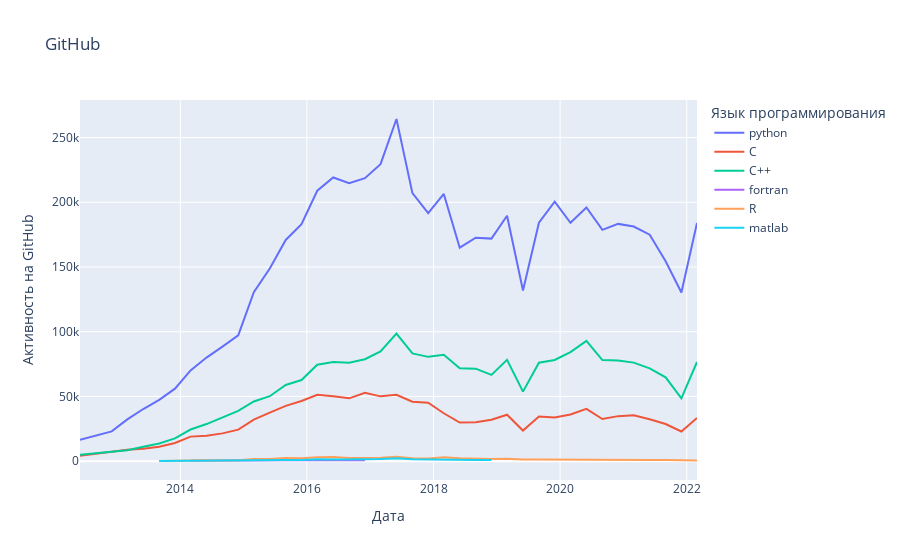

Notebook cell for this chart:
### Markdown cell above
Данные от [github](https://github.com/) показывают, что активность в репозиториях с `python` значительно превосходит любой другой популярный в науке язык программирования.

### Code cell
path = os.path.join(data_folder, "github.csv")
df = pd.read_csv(path, index_col="date")

fig = px.line(df, title="GitHub", labels={
    "value": "Активность на GitHub",
    "variable": "Язык программирования",
    "date": "Дата"
})
fig

### Figure 1 — Plotly figure (JSON) as saved in the notebook; plotly's stock layout.template omitted (floating-point values rounded to 4 significant figures)
{"data": [{"hovertemplate": "Язык программирования=python<br>Дата=%{x}<br>Активность на GitHub=%{y}<extra></extra>", "legendgroup": "python", "line": {"color": "#636efa", "dash": "solid"}, "marker": {"symbol": "circle"}, "mode": "lines", "name": "python", "orientation": "v", "showlegend": true, "type": "scatter", "x": ["2012-06-01", "2012-09-01", "2012-12-01", "2013-03-01", "2013-06-01", "2013-09-01", "2013-12-01", "2014-03-01", "2014-06-01", "2014-09-01", "2014-12-01", "2015-03-01", "2015-06-01", "2015-09-01", "2015-12-01", "2016-03-01", "2016-06-01", "2016-09-01", "2016-12-01", "2017-03-01", "2017-06-01", "2017-09-01", "2017-12-01", "2018-03-01", "2018-06-01", "2018-09-01", "2018-12-01", "2019-03-01", "2019-06-01", "2019-09-01", "2019-12-01", "2020-03-01", "2020-06-01", "2020-09-01", "2020-12-01", "2021-03-01", "2021-06-01", "2021-09-01", "2021-12-01", "2022-03-01"], "xaxis": "x", "y": [16557, 19538, 22988, 32238, 40260, 47380, 56006, 70108, 80016, 88466, 97203, 130483, 148792, 170900, 182989, 208898, 219173, 214755, 218637, 229442, 264327, 207040, 191596, 206444, 164917, 172595, 171912, 189576, 131829, 184191, 200388, 184172, 195956, 178689, 183282, 181210, 174933, 154465, 130338, 183994], "yaxis": "y"}, {"hovertemplate": "Язык программирования=C<br>Дата=%{x}<br>Активность на GitHub=%{y}<extra></extra>", "legendgroup": "C", "line": {"color": "#EF553B", "dash": "solid"}, "marker": {"symbol": "circle"}, "mode": "lines", "name": "C", "orientation": "v", "showlegend": true, "type": "scatter", "x": ["2012-06-01", "2012-09-01", "2012-12-01", "2013-03-01", "2013-06-01", "2013-09-01", "2013-12-01", "2014-03-01", "2014-06-01", "2014-09-01", "2014-12-01", "2015-03-01", "2015-06-01", "2015-09-01", "2015-12-01", "2016-03-01", "2016-06-01", "2016-09-01", "2016-12-01", "2017-03-01", "2017-06-01", "2017-09-01", "2017-12-01", "2018-03-01", "2018-06-01", "2018-09-01", "2018-12-01", "2019-03-01", "2019-06-01", "2019-09-01", "2019-12-01", "2020-03-01", "2020-06-01", "2020-09-01", "2020-12-01", "2021-03-01", "2021-06-01", "2021-09-01", "2021-12-01", "2022-03-01"], "xaxis": "x", "y": [4217, 5665, 7174, 8731, 9514, 11128, 14067, 18942, 19592, 21453, 24306, 32060, 37462, 42676, 46466, 51259, 50174, 48509, 52839, 50041, 51213, 45938, 45143, 36995, 29802, 30095, 32015, 35860, 23623, 34479, 33655, 36082, 40392, 32530, 34758, 35452, 32404, 28659, 22906, 33329], "yaxis": "y"}, {"hovertemplate": "Язык программирования=C++<br>Дата=%{x}<br>Активность на GitHub=%{y}<extra></extra>", "legendgroup": "C++", "line": {"color": "#00cc96", "dash": "solid"}, "marker": {"symbol": "circle"}, "mode": "lines", "name": "C++", "orientation": "v", "showlegend": true, "type": "scatter", "x": ["2012-06-01", "2012-09-01", "2012-12-01", "2013-03-01", "2013-06-01", "2013-09-01", "2013-12-01", "2014-03-01", "2014-06-01", "2014-09-01", "2014-12-01", "2015-03-01", "2015-06-01", "2015-09-01", "2015-12-01", "2016-03-01", "2016-06-01", "2016-09-01", "2016-12-01", "2017-03-01", "2017-06-01", "2017-09-01", "2017-12-01", "2018-03-01", "2018-06-01", "2018-09-01", "2018-12-01", "2019-03-01", "2019-06-01", "2019-09-01", "2019-12-01", "2020-03-01", "2020-06-01", "2020-09-01", "2020-12-01", "2021-03-01", "2021-06-01", "2021-09-01", "2021-12-01", "2022-03-01"], "xaxis": "x", "y": [4879, 5900, 6929, 8467, 11076, 13640, 17599, 24408, 28633, 33687, 38832, 46080, 50167, 58829, 62678, 74533, 76601, 76058, 78706, 84767, 98572, 83184, 80560, 82228, 71762, 71430, 66636, 78236, 53706, 76087, 78184, 84198, 92892, 78060, 77816, 76120, 71624, 64747, 48495, 76624], "yaxis": "y"}, {"hovertemplate": "Язык программирования=fortran<br>Дата=%{x}<br>Активность на GitHub=%{y}<extra></extra>", "legendgroup": "fortran", "line": {"color": "#ab63fa", "dash": "solid"}, "marker": {"symbol": "circle"}, "mode": "lines", "name": "fortran", "orientation": "v", "showlegend": true, "type": "scatter", "x": ["2012-06-01", "2012-09-01", "2012-12-01", "2013-03-01", "2013-06-01", "2013-09-01", "2013-12-01", "2014-03-01", "2014-06-01", "2014-09-01", "2014-12-01", "2015-03-01", "2015-06-01", "2015-09-01", "2015-12-01", "2016-03-01", "2016-06-01", "2016-09-01", "2016-12-01", "2017-03-01", "2017-06-01", "2017-09-01", "2017-12-01", "2018-03-01", "2018-06-01", "2018-09-01", "2018-12-01", "2019-03-01", "2019-06-01", "2019-09-01", "2019-12-01", "2020-03-01", "2020-06-01", "2020-09-01", "2020-12-01", "2021-03-01", "2021-06-01", "2021-09-01", "2021-12-01", "2022-03-01"], "xaxis": "x", "y": [null, null, null, null, null, 143, null, 211, 548, 553, 502, 655, 734, 514, 649, 859, 603, 891, 688, null, null, null, null, null, null, null, null, null, null, null, null, null, null, null, null, null, null, null, null, null], "yaxis": "y"}, {"hovertemplate": "Язык программирования=R<br>Дата=%{x}<br>Активность на GitHub=%{y}<extra></extra>", "legendgroup": "R", "line": {"color": "#FFA15A", "dash": "solid"}, "marker": {"symbol": "circle"}, "mode": "lines", "name": "R", "orientation": "v", "showlegend": true, "type": "scatter", "x": ["2012-06-01", "2012-09-01", "2012-12-01", "2013-03-01", "2013-06-01", "2013-09-01", "2013-12-01", "2014-03-01", "2014-06-01", "2014-09-01", "2014-12-01", "2015-03-01", "2015-06-01", "2015-09-01", "2015-12-01", "2016-03-01", "2016-06-01", "2016-09-01", "2016-12-01", "2017-03-01", "2017-06-01", "2017-09-01", "2017-12-01", "2018-03-01", "2018-06-01", "2018-09-01", "2018-12-01", "2019-03-01", "2019-06-01", "2019-09-01", "2019-12-01", "2020-03-01", "2020-06-01", "2020-09-01", "2020-12-01", "2021-03-01", "2021-06-01", "2021-09-01", "2021-12-01", "2022-03-01"], "xaxis": "x", "y": [null, null, null, 103, null, 157, 458, 382, 688, 541, 779, 1620, 1647, 2349, 2208, 3041, 3109, 2480, 2545, 2570, 3475, 2155, 1978, 2931, 2234, 1888, 1615, 1810, 1196, 1350, 1328, 1585, 1452, 999, 1036, 1018, 932, 838, 566, 505], "yaxis": "y"}, {"hovertemplate": "Язык программирования=matlab<br>Дата=%{x}<br>Активность на GitHub=%{y}<extra></extra>", "legendgroup": "matlab", "line": {"color": "#19d3f3", "dash": "solid"}, "marker": {"symbol": "circle"}, "mode": "lines", "name": "matlab", "orientation": "v", "showlegend": true, "type": "scatter", "x": ["2012-06-01", "2012-09-01", "2012-12-01", "2013-03-01", "2013-06-01", "2013-09-01", "2013-12-01", "2014-03-01", "2014-06-01", "2014-09-01", "2014-12-01", "2015-03-01", "2015-06-01", "2015-09-01", "2015-12-01", "2016-03-01", "2016-06-01", "2016-09-01", "2016-12-01", "2017-03-01", "2017-06-01", "2017-09-01", "2017-12-01", "2018-03-01", "2018-06-01", "2018-09-01", "2018-12-01", "2019-03-01", "2019-06-01", "2019-09-01", "2019-12-01", "2020-03-01", "2020-06-01", "2020-09-01", "2020-12-01", "2021-03-01", "2021-06-01", "2021-09-01", "2021-12-01", "2022-03-01"], "xaxis": "x", "y": [null, null, null, 156, null, 114, 136, 157, 353, 351, 557, 662, 822, 843, 916, 1442, 1340, 1143, 1458, 1590, 2176, 1453, 1205, 1226, 1130, 868, 837, null, null, null, null, null, null, null, null, null, null, null, null, null], "yaxis": "y"}], "layout": {"legend": {"title": {"text": "Язык программирования"}, "tracegroupgap": 0}, "title": {"text": "GitHub"}, "xaxis": {"anchor": "y", "domain": [0, 1], "title": {"text": "Дата"}}, "yaxis": {"anchor": "x", "domain": [0, 1], "title": {"text": "Активность на GitHub"}}}}
